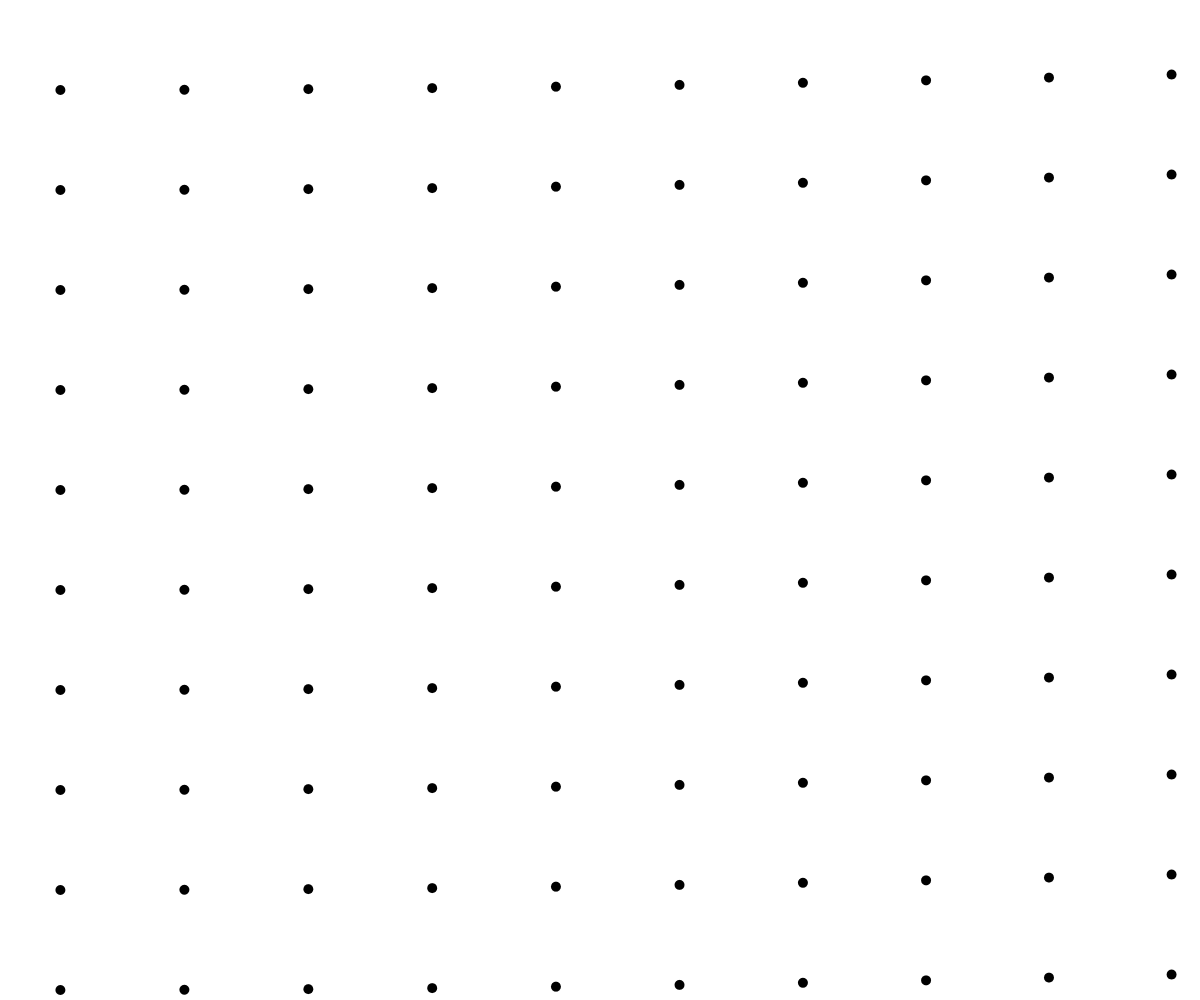
Frame 1 (no input)
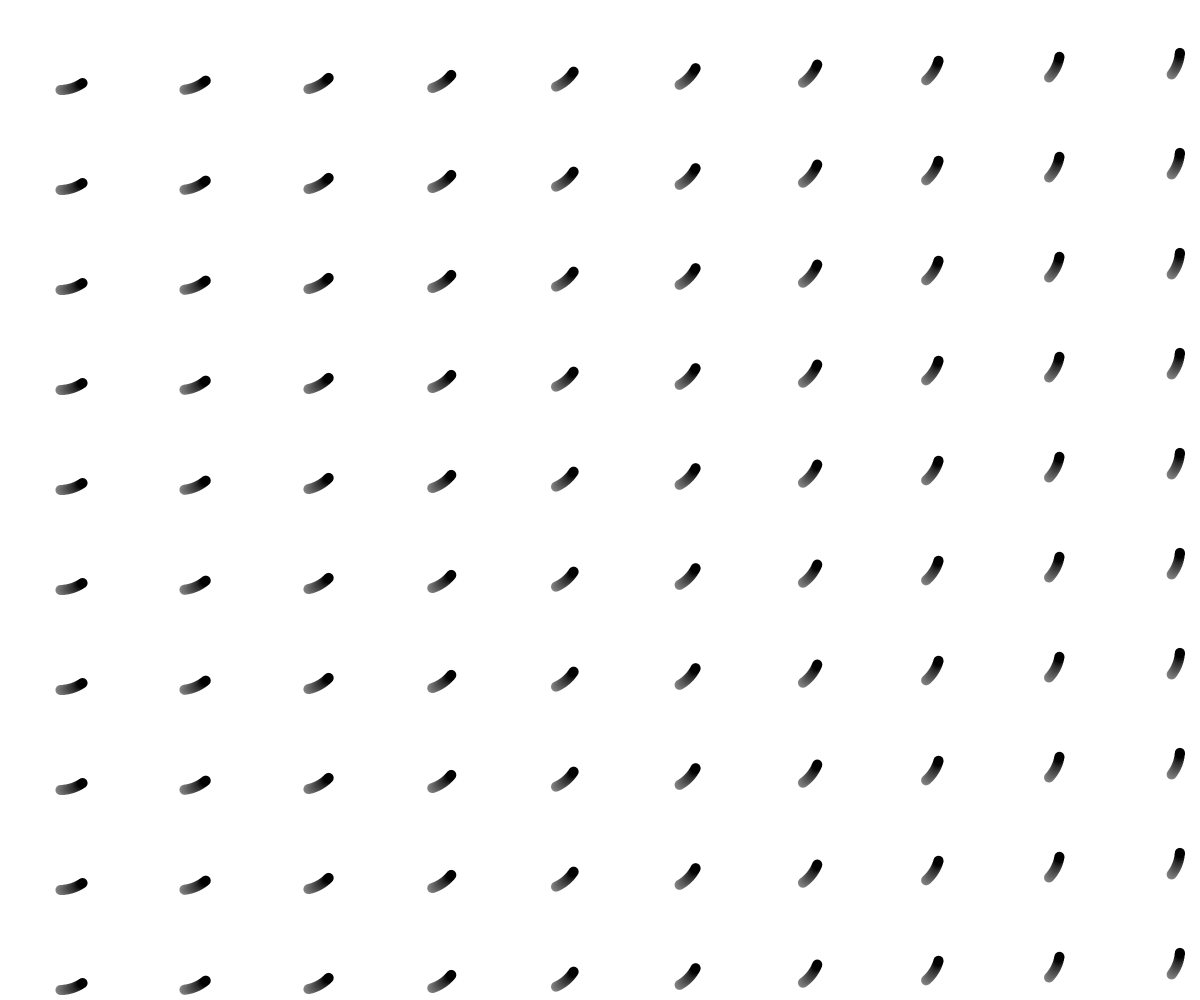
Frame 60 (no input)
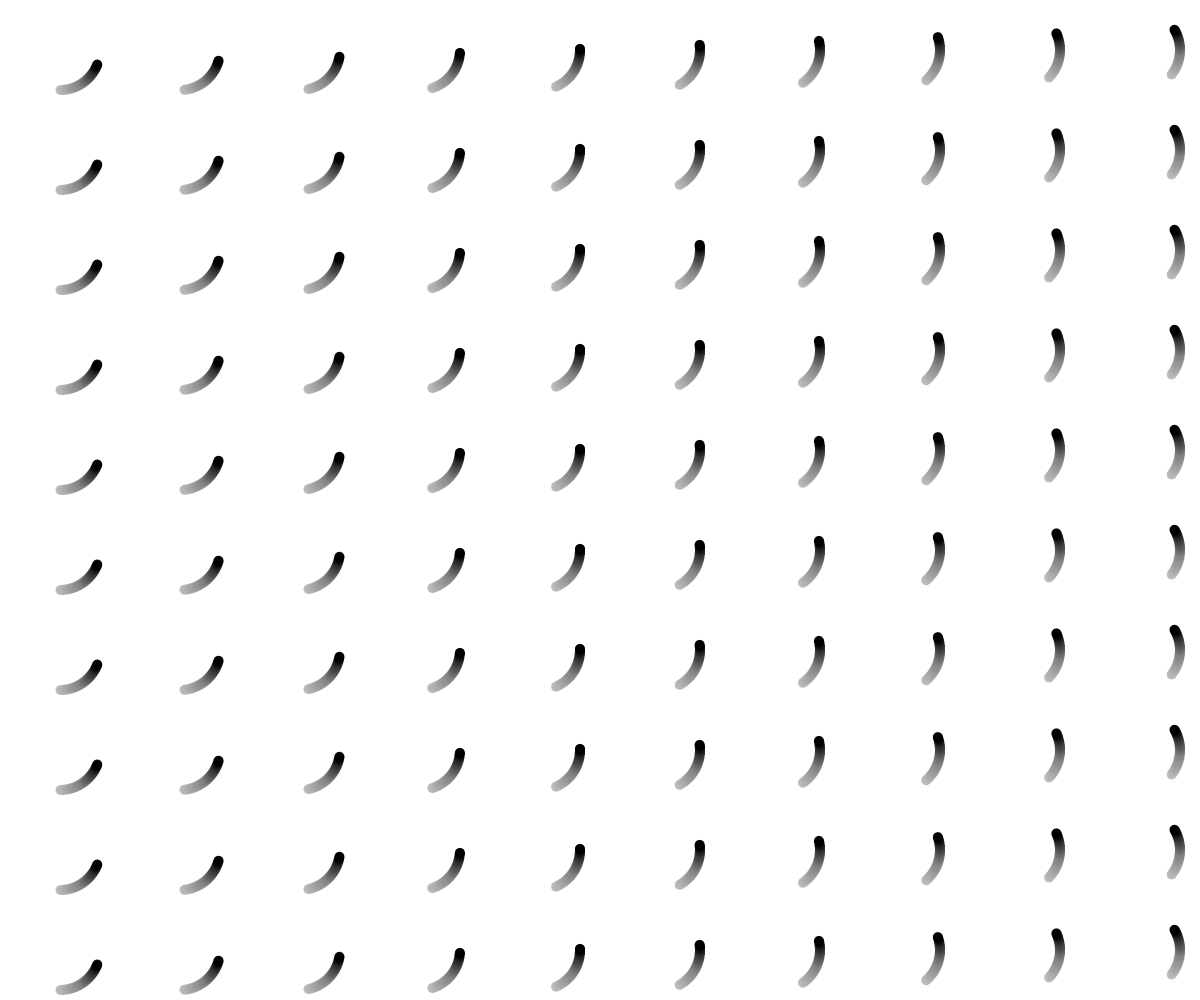
Frame 120 (the mouse pressed at the canvas centre since frame 60)

The p5.js sketch that drew these frames (run headless with seeded random() and noise() and a simulated clock; from frame 60 on, the mouse is pressed at the canvas centre):

// p5.js sketch
// ── sketch.js
const grid = {
  numColumns: 10,
  numRows: 10,
};
const ball = {
  diameter: 10,
  color: "black",
};
const moveProps = {
  amplitude: null,
  velocity: 0.01,
};

const array = [0, 0, 0, 1];

function defineNumCells() {
  // grid.numRows = Math.floor(windowHeight / 10);
  // grid.numColumns = Math.floor(windowWidth / 10);
}

function setup() {
  moveProps.amplitude = windowWidth / 30;
  defineNumCells();
  createCanvas(windowWidth, windowHeight);
  pixelDensity(2);
}

function draw() {
  noStroke();
  background("rgba(255,255,255,0.01)");
  fill("black");
  for (let yPos = 0; yPos < grid.numRows; yPos = yPos + 1) {
    for (let xPos = 0; xPos < grid.numColumns; xPos = xPos + 1) {
      const sizeColumn = windowWidth / grid.numColumns;
      const sizeRow = windowHeight / grid.numRows;
      const positionBall = {
        x: sizeColumn * xPos + sizeColumn / 2,
        y: sizeRow * yPos + sizeRow / 2,
      };
      const deplacement = {
        x:
          Math.sin((frameCount + xPos * 10) * moveProps.velocity) *
          moveProps.amplitude,
        y:
          Math.cos((frameCount + xPos * 10) * moveProps.velocity) *
          moveProps.amplitude,
      };

      noStroke();
      fill("black");
      ellipse(
        positionBall.x + deplacement.x,
        positionBall.y + deplacement.y,
        ball.diameter
      );
    }
  }
}

function windowResized() {
  resizeCanvas(windowWidth, windowHeight);
  setup();
}
